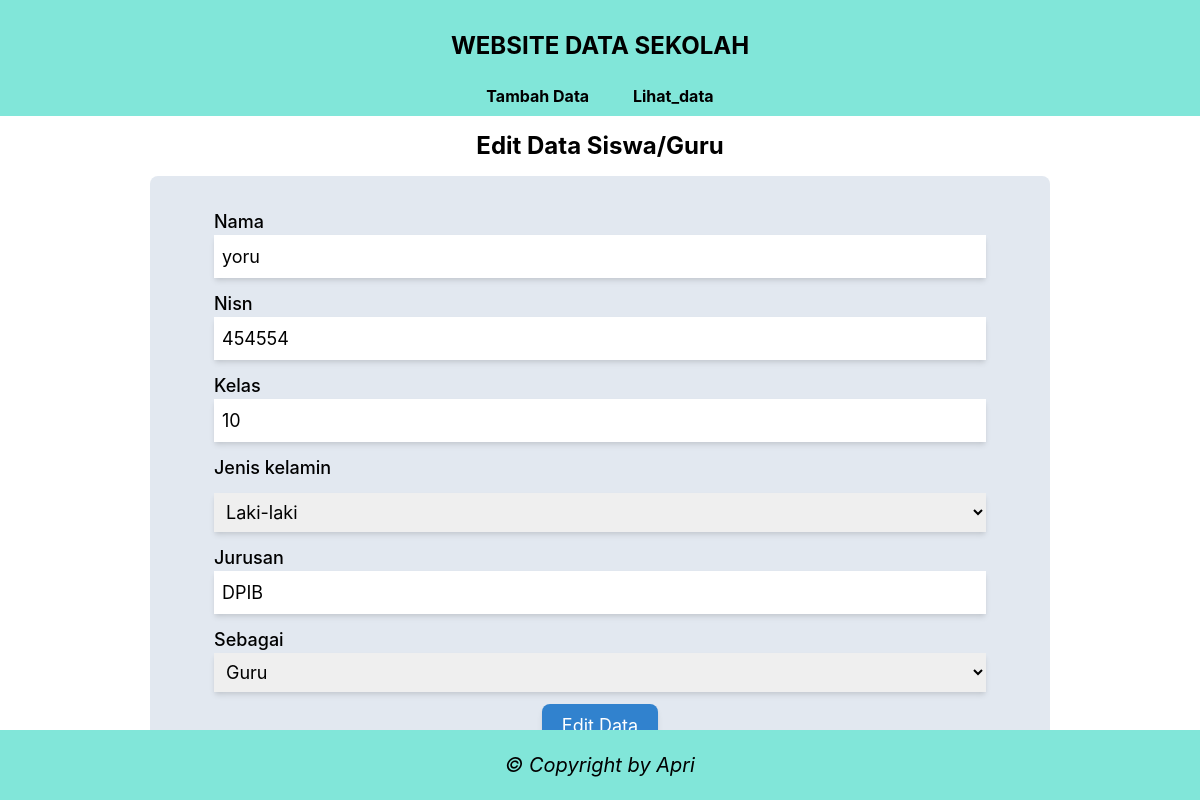
Screenshot of /?page=layout/edit_data&id=8 with the database file from the repository.
### tables this page shows
CREATE TABLE `siswa_guru` (
  `nama` varchar(255) NOT NULL,
  `nisn_nip` varchar(255) NOT NULL,
  `kelas` varchar(255) NOT NULL,
  `jenis_kelamin` enum('Pria','Perempuan') NOT NULL,
  `jurusan` varchar(255) NOT NULL,
  `sebagai` enum('guru','siswa') NOT NULL,
  `create_at` datetime NOT NULL DEFAULT CURRENT_TIMESTAMP,
  `id` int NOT NULL
);

### layout/edit_data.php (the view, shortened to what this page needs)
<?php
if (isset($_GET['id'])) {
    $id = $_GET['id'];
    $query = "SELECT * FROM siswa_guru WHERE id='$id'";
    $result = mysqli_query($db, $query);
    $data = mysqli_fetch_assoc($result);
} else {
    echo "ID tidak ditemukan";
    exit;
}
?>
<h1 class="text-2xl text-center font-bold my-3 mt-32">
    Edit Data Siswa/Guru
</h1>
<div class="flex justify-center">
    <form action="" method="POST" class="bg-gray-300 p-5 px-16 w-3/4 rounded-lg text-lg font-medium">
        <div>
            <label for="nama" class="block mt-3">Nama</label>
            <input type="text" class="block w-full p-2 shadow-md" name="nama" placeholder="Masukan Nama" value="<?= $data["nama"] ?>">
            <label for="nisn" class="block mt-3">Nisn</label>
            <input type="text" class="block w-full p-2 shadow-md" name="nisn_nip" placeholder="Masukan Nisn" value="<?= $data["nisn_nip"] ?>">
            <label for="kelas" class="block mt-3">Kelas</label>
            <input type="text" class="block w-full p-2 shadow-md" name="kelas" placeholder="Masukan kelas" value="<?= $data["kelas"] ?>">
            <label for="jenis_kelamin" class="block mt-3">Jenis kelamin</label>
            <select name="jenis_kelamin" class="block mt-3 w-full p-2 shadow-md" id="jenis_kelamin">
                <option value="pria" <?php if ($data['jenis_kelamin'] == 'pria')  echo "selected" ?>>Laki-laki</option>
            </select>
            <label for="jurusan" class="block mt-3">Jurusan</label>
            <input type="text" class="block w-full p-2 shadow-md" name="jurusan" placeholder="Masukan jurusan" value="<?= $data["jurusan"] ?>">
            <label for="sebagai" class="block mt-3">Sebagai</label>
            <select name="sebagai" class="block w-full p-2 shadow-md" id="sebagai">
                <option value="guru" <?php if ($data['sebagai'] == 'guru')  echo "selected" ?>>Guru</option>
            </select>
            <div class="flex justify-center">
                <button type="submit" class="block bg-blue-600 rounded-lg px-5 text-white mt-3 p-2 shadow-md" name="edit">Edit Data</button>
            </div>
        </div>
    </form>
</div>

### rows the page displays
siswa_guru: nama "yoru", nisn_nip "454554", kelas "10", jurusan "DPIB", sebagai "Guru"
